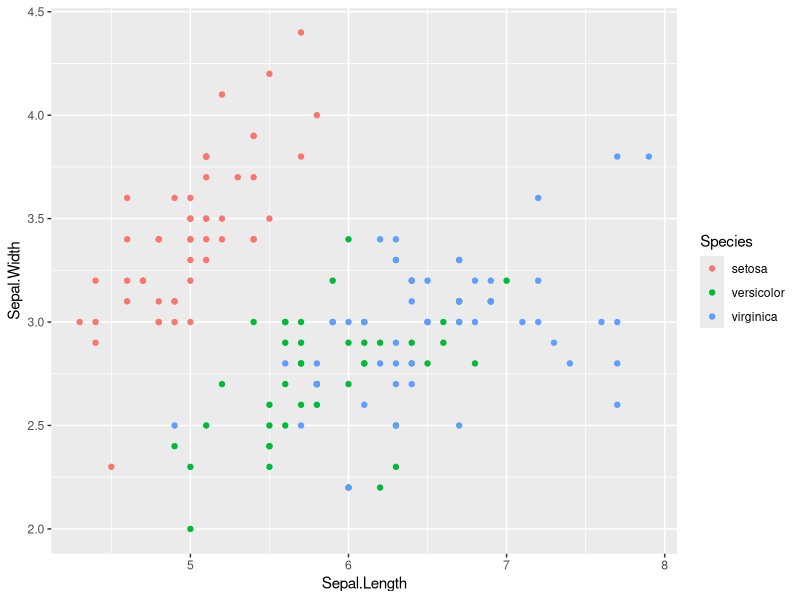
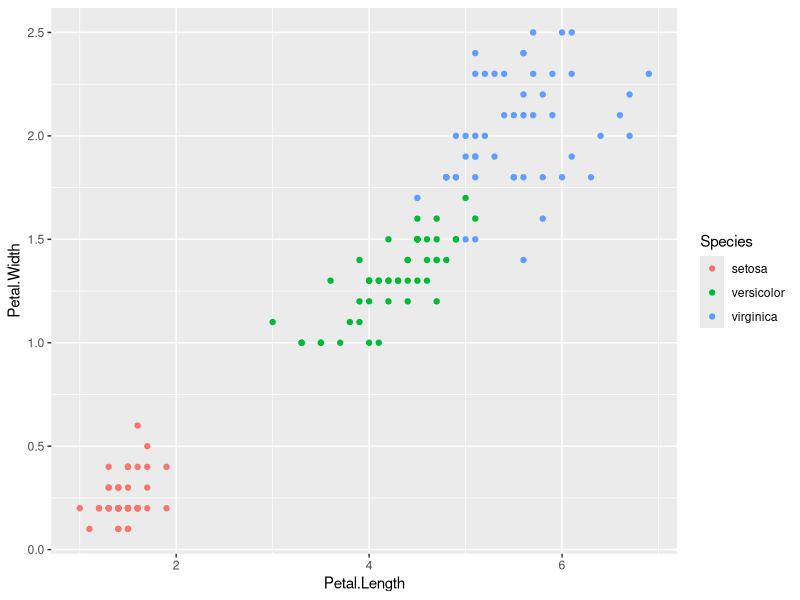
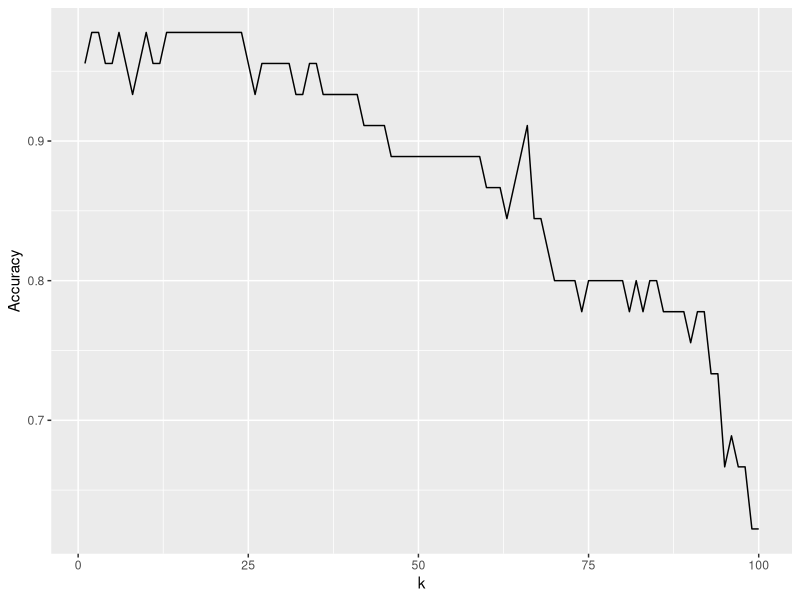

Generate these figures, in order, with R:
library(tidyverse)
library(dplyr)
library(class)
library(ggplot2)
#We will be using the IRIS dataset to classify the data with KNN. 
#Setting the dataset----
df = iris
#Let's look at the variables:
glimpse(iris)
#All 4 variables can be used to predict the classification of the Species.
#Visualizing Pethal and Sepal features----
df %>% ggplot(aes(Sepal.Length,Sepal.Width,col=Species))+
  geom_point()

df %>% ggplot(aes(Petal.Length,Petal.Width,col=Species))+
  geom_point() #KNN takes the nearest neighbor and these variables seems to work.

#Spliting dataset into training and testing----
#To make the dataset reusable let's set the seed 1:
set.seed(1)
train_index = sample(1:nrow(df),0.7*nrow(df)) #Select either seed and data.
df_train = df[train_index,] 
df_test= df[-train_index,]
#KNN----
#There are two KNN in Class and FNN packages.
predict1= class::knn(train=dplyr::select(df_train,-Species),
                    test=dplyr::select(df_test,-Species),
                    cl=df_train$Species, #Response var
                    k=1, #Number of Neighbours
                    prob=T)
predict1
#Probability will be equal to 1 because 1 neighbour is taken. Major class is this one
#Confusion matrix----
table(predict1,df_test$Species)

#How well performs our prediction? To find out so let's find the accuracy (True/Total). 
accuracy = sum(diag(table(predict1,df_test$Species)))/sum(table(predict1,df_test$Species))

#4.44% of the predictions are wrong
#Increasing the numer of neighbours----
max=100
final_accuracy=c()   #The empty list with errors
for(i in 1:100){
  # KNN classification
  out = class::knn(train = dplyr::select(df_train,-Species),
                   test = dplyr::select(df_test,-Species),
                   cl = df_train$Species,
                   k = i,
                   prob=T)
  final_accuracy[i]=sum(diag(table(Predict=out,Test=df_test$Species)))/sum(table(Predict=out,Test=df_test$Species)) #Adding into the list index a rate value
}
#Final predictions----
outfinal_2 = data.frame(k=1:100,Accuracy = final_accuracy)
#Plotting----
outfinal_2 %>% 
  ggplot() +
  geom_line(aes(x=k,y=Accuracy))
#Here is the percentual of the misclassified predictions by the number of neighbours
which.max(final_accuracy) #The smallest errorrate is 2nd index
print(paste0("Your best KNN accuracy result is ", round(final_accuracy[which.max(final_accuracy)]*100,1), "%"))
